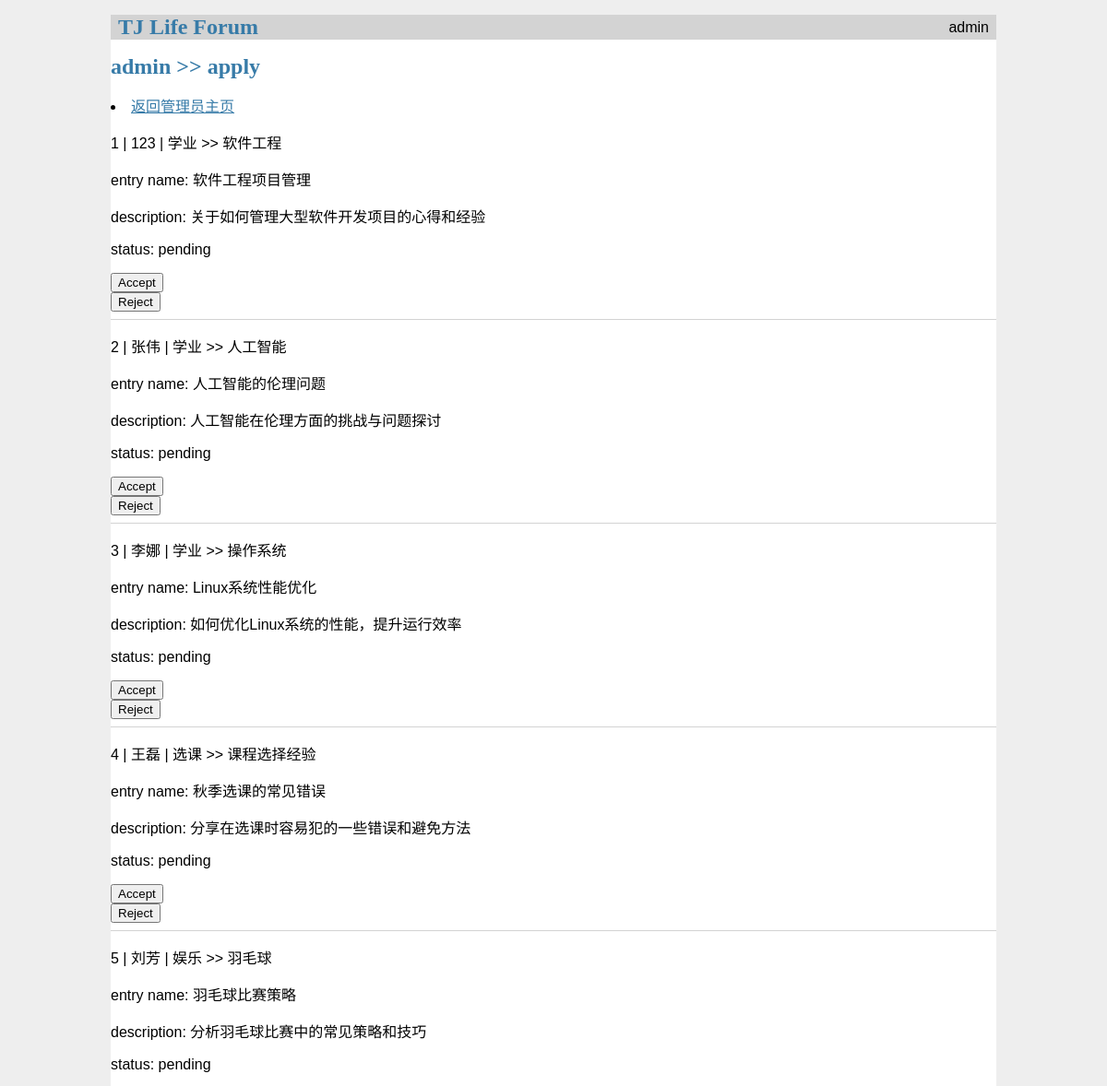
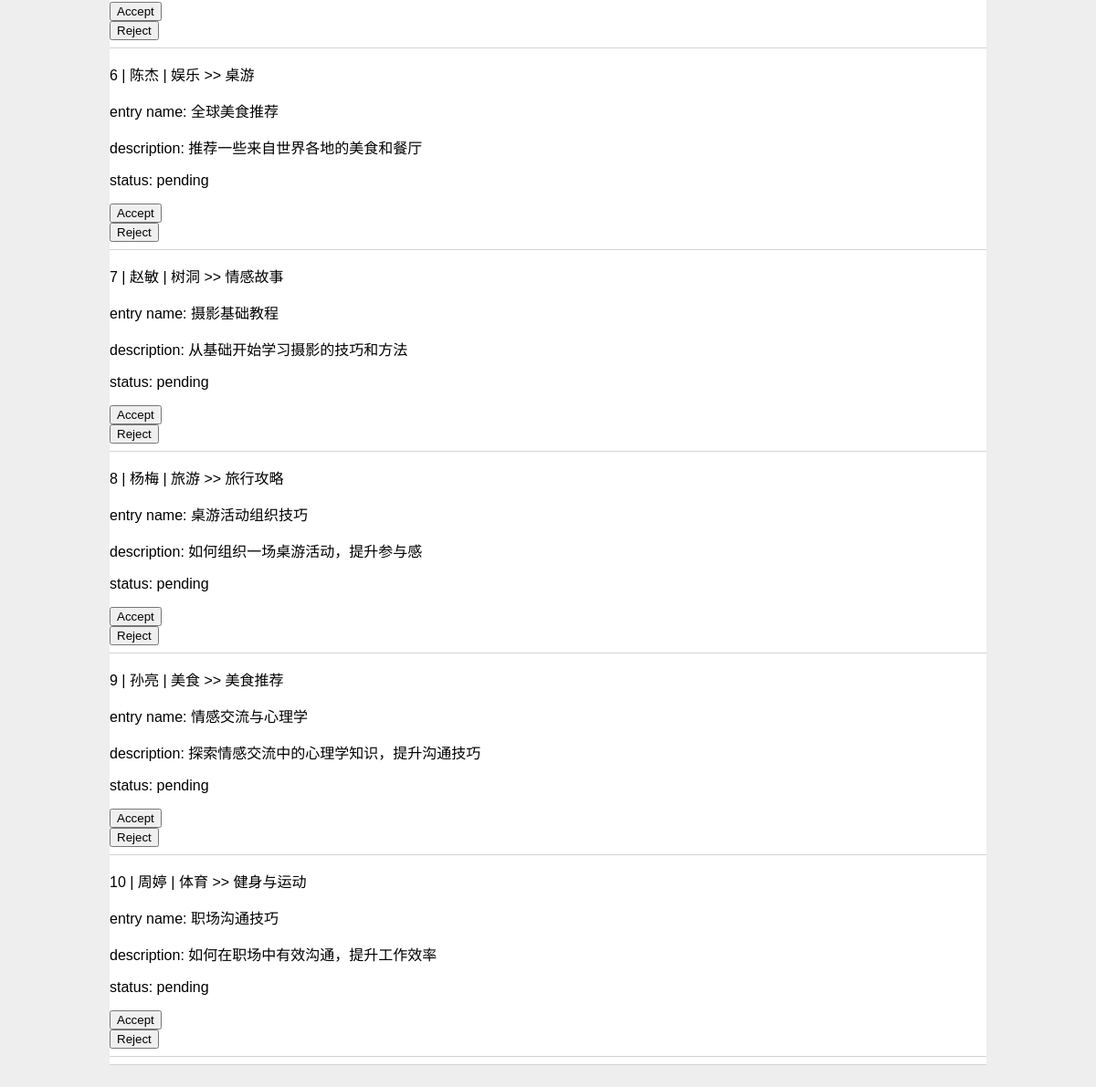
Page /admin/apply on the committed database (2 pictures, top to bottom).
### tables this page shows
CREATE TABLE apply_entry(
    apply_id INTEGER PRIMARY KEY AUTOINCREMENT ,
    user_id INTEGER NOT NULL ,
    topic_id INTEGER NOT NULL ,
    entry_name TEXT NOT NULL,
    description TEXT NOT NULL,
    created TIMESTAMP NOT NULL DEFAULT CURRENT_TIMESTAMP,
    apply_status INTEGER DEFAULT 0,       -- ENUM(0:pending, 1:accept, 2:reject)
    FOREIGN KEY (user_id) REFERENCES user (id),
    FOREIGN KEY (topic_id) REFERENCES topic(topic_id)
);

CREATE TABLE user (
    id INTEGER PRIMARY KEY AUTOINCREMENT,
    username VARCHAR(50) UNIQUE NOT NULL,
    email VARCHAR(100) UNIQUE NOT NULL,
    password VARCHAR(50) NOT NULL,
    introduction TEXT DEFAULT '这个人很神秘~',
    user_status INTEGER DEFAULT 0,       -- ENUM(0:active, 1:inactive)
    is_verified INTEGER DEFAULT 0,
    avatar TEXT
);

CREATE TABLE forums (
    forum_id INTEGER PRIMARY KEY AUTOINCREMENT,
    forum_name VARCHAR(100) NOT NULL,
    description TEXT,
    created_at TIMESTAMP NOT NULL DEFAULT CURRENT_TIMESTAMP
);

CREATE TABLE topic (
    topic_id INTEGER PRIMARY KEY AUTOINCREMENT ,
    topic_name VARCHAR(100) NOT NULL ,
    forum_id INTEGER NOT NULL ,
    description TEXT,
    FOREIGN KEY (forum_id) REFERENCES forums(forum_id)
);

### flaskr/admin.py (the view)
@bp.route('/apply', methods=['GET', 'POST'])
def apply_form():
    db = get_db()
    applies = db.execute(
        ' SELECT * '
        ' FROM apply_entry a '
        ' JOIN user u ON u.id = a.user_id '
        ' JOIN topic t ON t.topic_id = a.topic_id '
        ' JOIN forums f ON f.forum_id = t.forum_id '
    ).fetchall()
    apply_images = {}
    for apply in applies:
        images = db.execute(
            '''
            SELECT image_path
            FROM apply_entry_images
            WHERE apply_id = ?
            ''',
            (apply['apply_id'],)
        ).fetchall()
        apply_images[apply['apply_id']] = [image['image_path']
                                           for image in images]
    return render_template('admin/apply.html', applies=applies, apply_images=apply_images)

### flaskr/db.py (called while the page is built)
def get_db():
    if 'db' not in g:
        g.db = sqlite3.connect(
            current_app.config['DATABASE'],
            detect_types=sqlite3.PARSE_DECLTYPES
        )
        g.db.row_factory = sqlite3.Row  # 用于操作数据的列名称
    return g.db

### flaskr/templates/admin/apply.html (shortened to what this page needs)
{% extends 'base.html' %}
{% block header %}
<h1> admin >> apply</h1>
{% endblock %}
{% block content %}
<li><a href="{{url_for('auth.admin_dashboard')}}">返回管理员主页</a></li>
{% for apply in applies %}
<p>{{ apply['apply_id'] }} | {{ apply['username'] }} | {{ apply['forum_name'] }}
    >> {{ apply['topic_name'] }}</p>
<p>entry name: {{ apply['entry_name'] }}</p>
<p>description: {{ apply['description'] }}</p>
<p>status:
    {% if apply['apply_status'] == 0 %}
    pending
    {% elif apply['apply_status'] == 1 %}
    accept
    {% elif apply['apply_status'] == 2 %}
    reject
    {% endif %}
</p>
<div>
    <form method="post"
        action="{{ url_for('admin.accept_apply', apply_id=apply['apply_id']) }}">
        <button type="submit" >Accept</button>
    </form>
    <form method="post"
        action="{{ url_for('admin.reject_apply', apply_id=apply['apply_id']) }}">
        <button type="submit" >Reject</button>
    </form>
</div>
<hr>
{% endfor %}
{% endblock %}

### flaskr/templates/base.html (shortened to what this page needs)
<!doctype html>
<link rel="stylesheet" href="{{url_for('static',filename='style.css')}}">
<nav>
    <h1>TJ Life Forum</h1>
    <ul><li>admin</li></ul>
</nav>
<section>
    <header>
        {% block header %}{% endblock %}
    </header>
    {% block content %}{% endblock %}
</section>
<hr>

### flaskr/static/style.css (style rules this page uses)
h1 { font-family: serif; color: #377ba8; margin: 1rem 0; }
a { color: #377ba8; }
hr { border: none; border-top: 1px solid lightgray; }
nav { background: lightgray; display: flex; align-items: center; padding: 0 0.5rem; }
nav h1 { flex: auto; margin: 0; }
nav ul { display: flex; list-style: none; margin: 0; padding: 0; }

### rows in the picture
apply_entry: apply_id "1", username "123", forum_name "学业", topic_name "软件工程", entry_name "软件工程项目管理", description "关于如何管理大型软件开发项目的心得和经验", apply_status "pending"
apply_entry: apply_id "2", username "张伟", forum_name "学业", topic_name "人工智能", entry_name "人工智能的伦理问题", description "人工智能在伦理方面的挑战与问题探讨", apply_status "pending"
apply_entry: apply_id "3", username "李娜", forum_name "学业", topic_name "操作系统", entry_name "Linux系统性能优化", description "如何优化Linux系统的性能，提升运行效率", apply_status "pending"
apply_entry: apply_id "4", username "王磊", forum_name "选课", topic_name "课程选择经验", entry_name "秋季选课的常见错误", description "分享在选课时容易犯的一些错误和避免方法", apply_status "pending"
apply_entry: apply_id "5", username "刘芳", forum_name "娱乐", topic_name "羽毛球", entry_name "羽毛球比赛策略", description "分析羽毛球比赛中的常见策略和技巧", apply_status "pending"
apply_entry: apply_id "6", username "陈杰", forum_name "娱乐", topic_name "桌游", entry_name "全球美食推荐", description "推荐一些来自世界各地的美食和餐厅", apply_status "pending"
apply_entry: apply_id "7", username "赵敏", forum_name "树洞", topic_name "情感故事", entry_name "摄影基础教程", description "从基础开始学习摄影的技巧和方法", apply_status "pending"
apply_entry: apply_id "8", username "杨梅", forum_name "旅游", topic_name "旅行攻略", entry_name "桌游活动组织技巧", description "如何组织一场桌游活动，提升参与感", apply_status "pending"
apply_entry: apply_id "9", username "孙亮", forum_name "美食", topic_name "美食推荐", entry_name "情感交流与心理学", description "探索情感交流中的心理学知识，提升沟通技巧", apply_status "pending"
apply_entry: apply_id "10", username "周婷", forum_name "体育", topic_name "健身与运动", entry_name "职场沟通技巧", description "如何在职场中有效沟通，提升工作效率", apply_status "pending"
